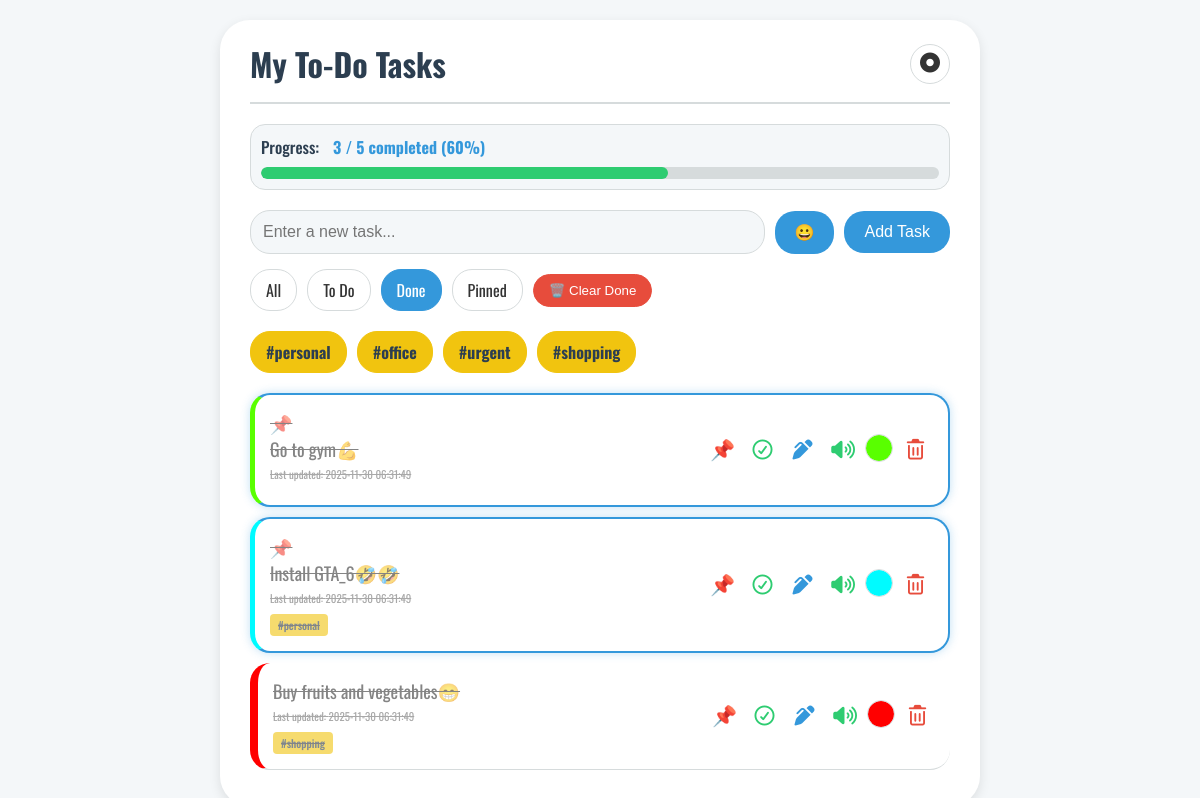
Page /?filter=done on the committed database.
### tables this page shows
CREATE TABLE tasks (
                id INTEGER PRIMARY KEY AUTOINCREMENT,
                task TEXT NOT NULL,
                completed BOOLEAN NOT NULL DEFAULT 0,
                pinned BOOLEAN NOT NULL DEFAULT 0,
                color TEXT DEFAULT '#ffffff',
                created_at TIMESTAMP NOT NULL DEFAULT CURRENT_TIMESTAMP,
                updated_at TIMESTAMP NOT NULL DEFAULT CURRENT_TIMESTAMP,
                due_date TEXT,
                position INTEGER
            );

CREATE TABLE tags (
                id INTEGER PRIMARY KEY AUTOINCREMENT,
                name TEXT NOT NULL UNIQUE
            );

### app.py (the view, shortened to what this page needs)
@app.route('/', methods=['GET', 'POST'])
def index():
    tag_filter = request.args.get('tag')
    current_filter = request.args.get('filter', 'all')
    tasks = db.get_tasks(filter_by=current_filter, tag_filter=tag_filter)
    all_tags = db.get_all_unique_tags()
    progress_data = db.get_completion_stats()
    total_tasks = progress_data['total_tasks']
    completed_tasks = progress_data['completed_tasks']
    if total_tasks > 0:
        completion_percentage = round((completed_tasks / total_tasks) * 100)
    else:
        completion_percentage = 0
    return render_template('index.html',
        tasks=tasks,
        current_filter=current_filter,
        all_tags=all_tags,
        tag_filter=tag_filter,
        completion_percentage=completion_percentage,
        completed_tasks=completed_tasks,
        total_tasks=total_tasks
    )

### database.py (called while the page is built)
def get_tags_for_task(task_id):
    with sqlite3.connect(DB_FILE) as conn:
        cursor = conn.cursor()
        cursor.execute("""
            SELECT t.name FROM tags t
            JOIN task_tags tt ON t.id = tt.tag_id
            WHERE tt.task_id = ?
            ORDER BY t.name
        """, (task_id,))
        return [row[0] for row in cursor.fetchall()]

def get_all_unique_tags():
    return FIXED_TAGS

def get_completion_stats():
    with sqlite3.connect(DB_FILE) as conn:
        cursor = conn.cursor()
        cursor.execute("SELECT COUNT(id) FROM tasks")
        total_tasks = cursor.fetchone()[0]
        cursor.execute("SELECT COUNT(id) FROM tasks WHERE completed = 1")
        completed_tasks = cursor.fetchone()[0]
        return {
            'total_tasks': total_tasks,
            'completed_tasks': completed_tasks
        }

### templates/index.html (shortened to what this page needs)
<!DOCTYPE html>
<html lang="en">
<head>
    <link rel="stylesheet" href="{{ url_for('static', filename='style.css') }}">
    <link rel="stylesheet" href="https://cdnjs.cloudflare.com/ajax/libs/font-awesome/7.0.1/css/all.min.css" />
</head>
<body>
    <div class="container">
        <header>
            <h1>My To-Do Tasks</h1>
            <button id="theme-toggle">
                <i class="fa-solid fa-circle-dot"></i>
            </button>
        </header>
        <div class="progress-container">
            <p>
                Progress:
                <span class="progress-details">
                    {{ completed_tasks }} / {{ total_tasks }} completed
                    ({{ completion_percentage }}%)
                </span>
            </p>
            <div class="progress-bar-shell">
                <div class="progress-bar-fill" style="width: {{ completion_percentage }}%";></div>
            </div>
        </div>
        <form action="{{ url_for('index', filter=current_filter, tag=tag_filter) }}" method="POST" class="add-task-form">
            <input type="text" name="task" placeholder="Enter a new task..." required>
            <button type="button" id="emoji-toggle" class="emoji-toggle-btn" title="Open Emoji Picker">😀</button>
            <button type="submit">Add Task</button>
        </form>
        <div class="filter-controls">
            <div class="status-controls">
                <a href="{{ url_for('index', filter='all') }}" class="filter-btn {% if current_filter == 'all' and not tag_filter %}active{% endif %}">All</a>
                <a href="{{ url_for('index', filter='undone') }}" class="filter-btn {% if current_filter == 'undone' and not tag_filter %}active{% endif %}">To Do</a>
                <a href="{{ url_for('index', filter='done') }}" class="filter-btn {% if current_filter == 'done' and not tag_filter %}active{% endif %}">Done</a>
                <a href="{{ url_for('index', filter='pinned') }}" class="filter-btn {% if current_filter == 'pinned' and not tag_filter %}active{% endif %}">Pinned</a>
                <form action="{{ url_for('clear_completed') }}" method="POST" class="action-form">
                    <button type="submit" class="filter-btn delete-btn" onclick="return confirm('Are you sure you want to delete all completed tasks?')" title="Clear Completed">🗑️ Clear Done</button>
                </form>
            </div>
            <div class="tag-filters">
                {% for tag in all_tags %}
                    <a href="{{ url_for('index', filter=current_filter, tag=tag) }}" class="tag-filter-btn filter-btn {% if tag_filter == tag %}active{% endif %}">#{{ tag }}</a>
                {% endfor %}
            </div>
        </div>
        <ul class="task-list" id="task-list">
            {% for task in tasks %}
                <li class="task-item show-details-btn
                    {% if task['completed'] %}completed{% endif %}
                    {% if task['pinned'] %}pinned-highlight no-drag{% endif %}"
                    style="--task-custom-color: {{ task['color'] }};"
                    data-task-id="{{ task['id'] }}">
                    <span class="task-text">
                        {% if task['pinned'] %}<span class="pin-icon">📌</span>{% endif %}
                        {{ task['task'] }}
                        <small class="timestamp">Last updated: {{ task['updated_at'].split('.')[0] }}</small>
                        <div class="task-tags">
                            {% for tag in task['tags'] %}
                                <span class="tag-badge">#{{ tag }}</span>
                            {% endfor %}
                        </div>
                    </span>
                    <div class="task-actions">
                        <form action="{{ url_for('pin', task_id=task['id']) }}" method="POST" class="action-form">
                            <button type="submit" class="icon-btn pin-btn" title="Pin Task">📌</button>
                        </form>
                        <form action="{{ url_for('toggle', task_id=task['id']) }}" method="POST" class="action-form">
                            <button type="submit" class="icon-btn toggle-btn" title="Mark as Done/Undone"><i class="fa-regular fa-circle-check"></i></button>
                        </form>
                        <button class="icon-btn edit-btn" title="Edit Task" data-task-id="{{ task['id'] }}" data-task-text="{{ task['task'] }}"><i class="fa-solid fa-pen-clip"></i></button>
                        <button class="icon-btn tts-btn" title="Read Aloud" data-task-text="{{ task['task'] }}"><i class="fa-solid fa-volume-high"></i></button>
                        <form action="{{ url_for('color', task_id=task['id']) }}" method="POST" class="action-form">
                            <input type="color" name="color" value="{{ task['color'] }}" onchange="this.form.submit()" class="color-picker" title="Change Color">
                        </form>
                        <form action="{{ url_for('delete', task_id=task['id']) }}" method="POST" class="action-form">
                            <button type="submit" class="icon-btn delete-btn" title="Delete Task"><i class="fa-regular fa-trash-can"></i></button>
                        </form>
                    </div>
                </li>
            {% else %}
                <li class="no-tasks">🎉 No tasks found for this filter.</li>
            {% endfor %}
        </ul>
    </div>
</body>
</html>

### rows in the picture
tasks: task "Go to gym💪", updated_at "2025-11-30 06:31:49", color "#59ff00"
tasks: task "Install GTA_6🤣🤣", updated_at "2025-11-30 06:31:49", color "#00fbff"
tags: name "personal"
tasks: task "Buy fruits and vegetables😁", updated_at "2025-11-30 06:31:49", color "#ff0000"
tags: name "shopping"

### other values in the picture
{{ completed_tasks }} "3"
{{ total_tasks }} "5"
{{ completion_percentage }} "60"
{{ tag }} "personal" "office" "urgent" "shopping"
